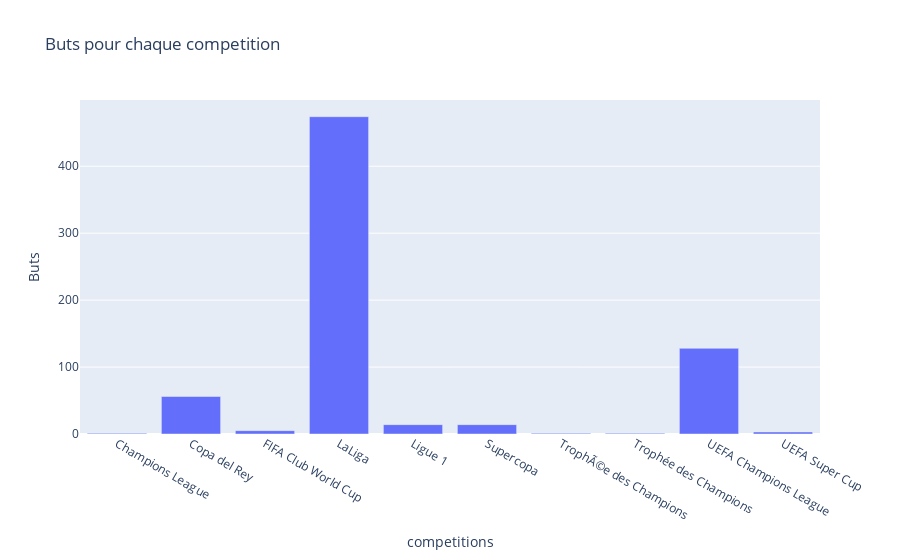

Notebook cell for this chart:
### Markdown cell above
##### *GRAPH: Buts pour chaque competition*

### Code cell
layout = go.Layout(
    title="Buts pour chaque competition",
    xaxis_title="competitions",
    yaxis_title="Buts"
)

fig = go.Figure(
    data=go.Bar(x= goal_competition.index,y= goal_competition.goals),
    layout=layout
)
fig.show()

### Figure 1 — Plotly figure (JSON) as saved in the notebook; plotly's stock layout.template omitted (floating-point values rounded to 4 significant figures)
{"data": [{"type": "bar", "x": ["Champions League", "Copa del Rey", "FIFA Club World Cup", "LaLiga", "Ligue 1", "Supercopa", "TrophÃ©e des Champions", "Trophée des Champions", "UEFA Champions League", "UEFA Super Cup"], "y": [1, 56, 5, 474, 14, 14, 1, 1, 128, 3]}], "layout": {"title": {"text": "Buts pour chaque competition"}, "xaxis": {"title": {"text": "competitions"}}, "yaxis": {"title": {"text": "Buts"}}}}
